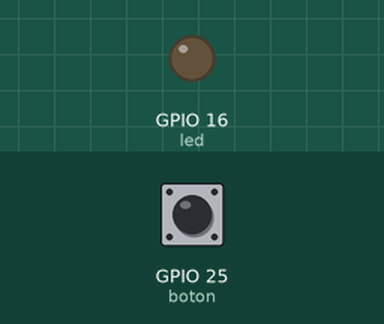
This program was run on a simulated Raspberry Pi (BCM pin numbers). Parts: output pins drawn as LEDs (lit = HIGH). Inputs (shaded band) come from the test bench; at power-on: GPIO 25 (boton) HIGH.

Above: at 1.2 s.
1.3 s: GPIO 25 (boton) pulled LOW for 0.15 s
At 1.37 s:
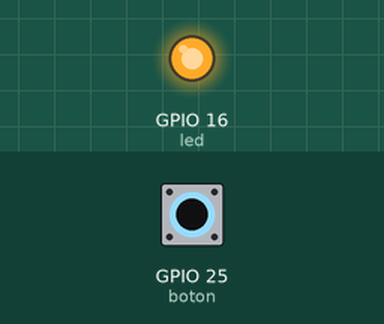
2.9 s: GPIO 25 (boton) pulled LOW for 3.2 s
At 7.1 s:
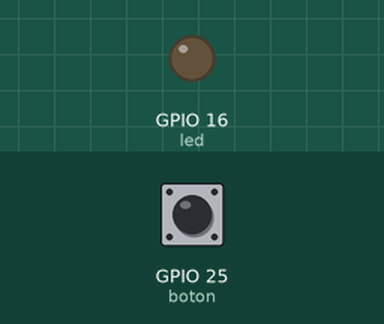
Timing chart, 0 to 8.6 s (numbered marks = the images above; inputs shaded):
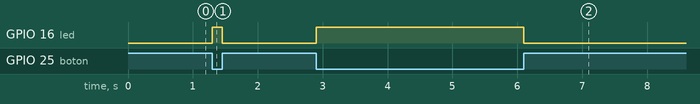

Measured:
- after the input at 1.3 s, GPIO 16 (led): LOW → HIGH at once, → LOW 0.15 s later
- after the input at 2.9 s, GPIO 16 (led): LOW → HIGH at once, → LOW 3.2 s later

The program:

led.py
```python
from gpiozero import Button, LED

# Configurar los pines (ajusta los numeros de pin segun tu configuracion)
boton = Button(25)
led = LED(16)

# Funcion para activar el LED cuando se presiona el boton
def encender_led():
    led.on()

# Funcion para apagar el LED cuando se suelta el boton
def apagar_led():
    led.off()

# Configurar las acciones del boton
boton.when_pressed = encender_led
boton.when_released = apagar_led

# Mantener el programa en ejecucion
try:
    while True:
        pass
except KeyboardInterrupt:
    print("Programa terminado.")
```
